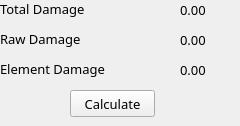
    <widget class="QWidget" name="displayBasicTab">
     <attribute name="title">
      <string>Tab 1</string>
     </attribute>
     <widget class="QLabel" name="totalDamageLabel">
      <property name="geometry">
       <rect>
        <x>0</x>
        <y>0</y>
        <width>94</width>
        <height>17</height>
       </rect>
      </property>
      <property name="font">
       <font>
        <family>Sans</family>
        <pointsize>10</pointsize>
       </font>
      </property>
      <property name="text">
       <string>Total Damage</string>
      </property>
     </widget>
     <widget class="QLabel" name="totalDamageFloatLabel">
      <property name="geometry">
       <rect>
        <x>180</x>
        <y>0</y>
        <width>51</width>
        <height>20</height>
       </rect>
      </property>
      <property name="font">
       <font>
        <family>Sans</family>
        <pointsize>10</pointsize>
       </font>
      </property>
      <property name="text">
       <string>0.00</string>
      </property>
     </widget>
     <widget class="QLabel" name="rawDamageLabel">
      <property name="geometry">
       <rect>
        <x>0</x>
        <y>30</y>
        <width>89</width>
        <height>17</height>
       </rect>
      </property>
      <property name="font">
       <font>
        <family>Sans</family>
        <pointsize>10</pointsize>
       </font>
      </property>
      <property name="text">
       <string>Raw Damage</string>
      </property>
     </widget>
     <widget class="QLabel" name="rawDamageFloatLabel">
      <property name="geometry">
       <rect>
        <x>180</x>
        <y>30</y>
        <width>51</width>
        <height>20</height>
       </rect>
      </property>
      <property name="font">
       <font>
        <family>Sans</family>
        <pointsize>10</pointsize>
       </font>
      </property>
      <property name="text">
       <string>0.00</string>
      </property>
     </widget>
     <widget class="QLabel" name="elementalDamageLabel">
      <property name="geometry">
       <rect>
        <x>0</x>
        <y>60</y>
        <width>121</width>
        <height>17</height>
       </rect>
      </property>
      <property name="font">
       <font>
        <family>Sans</family>
        <pointsize>10</pointsize>
       </font>
      </property>
      <property name="text">
       <string>Element Damage</string>
      </property>
     </widget>
     <widget class="QLabel" name="eleDamageFloatLabel">
      <property name="geometry">
       <rect>
        <x>180</x>
        <y>60</y>
        <width>51</width>
        <height>20</height>
       </rect>
      </property>
      <property name="font">
       <font>
        <family>Sans</family>
        <pointsize>10</pointsize>
       </font>
      </property>
      <property name="text">
       <string>0.00</string>
      </property>
     </widget>
     <widget class="QPushButton" name="caclulatePushButton">
      <property name="geometry">
       <rect>
        <x>70</x>
        <y>90</y>
        <width>85</width>
        <height>27</height>
       </rect>
      </property>
      <property name="font">
       <font>
        <family>Sans</family>
        <pointsize>10</pointsize>
       </font>
      </property>
      <property name="text">
       <string>Calculate</string>
      </property>
     </widget>
    </widget>
